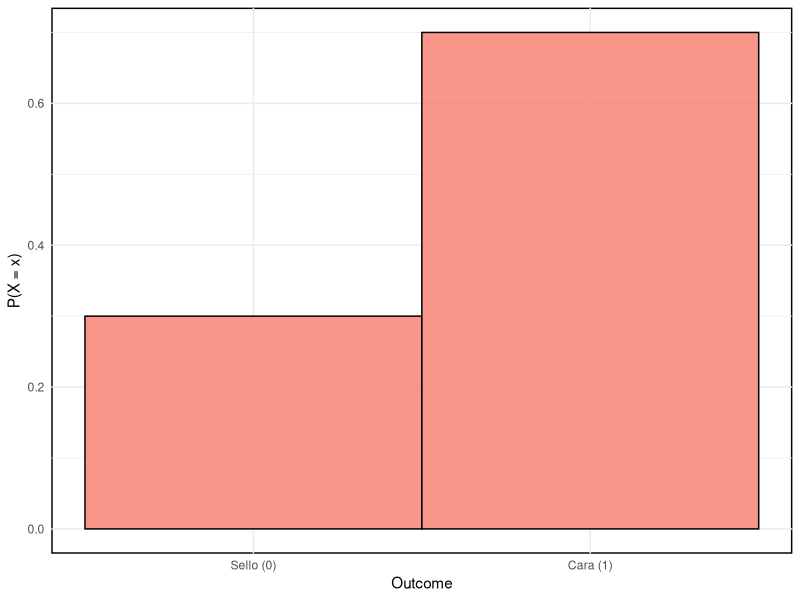
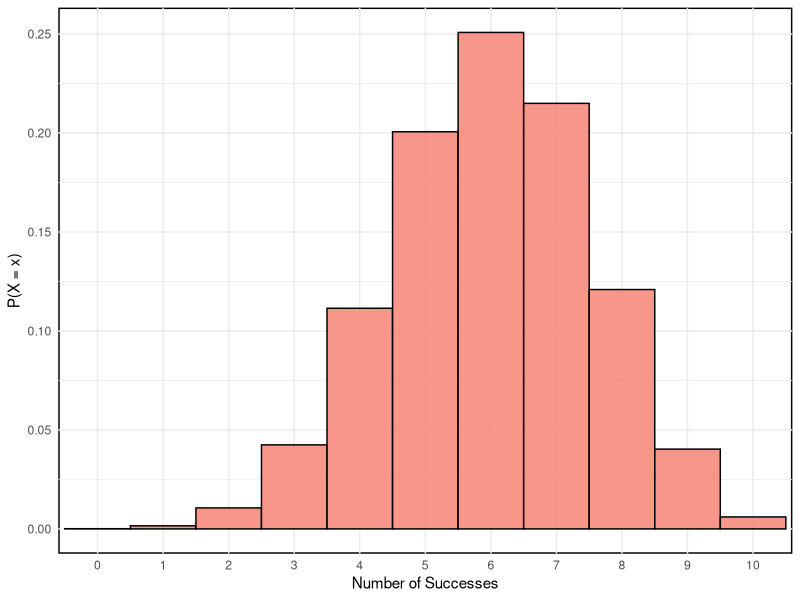
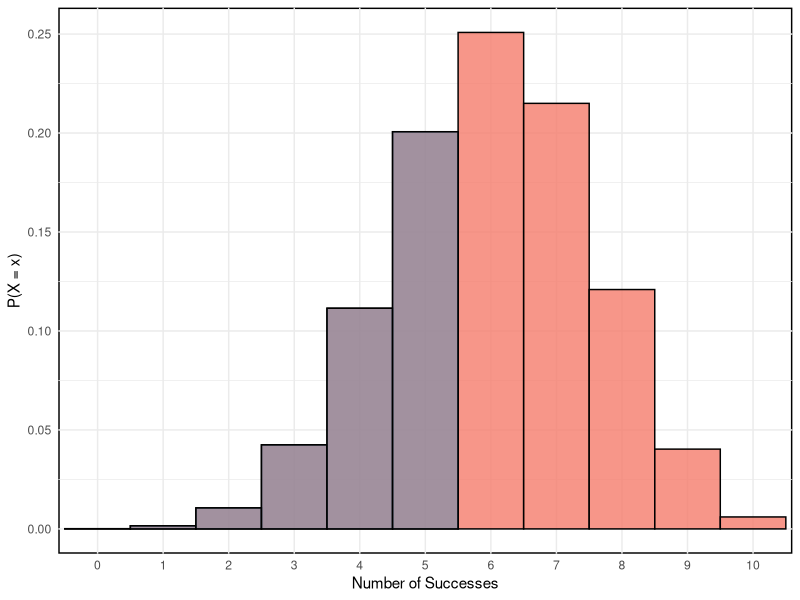
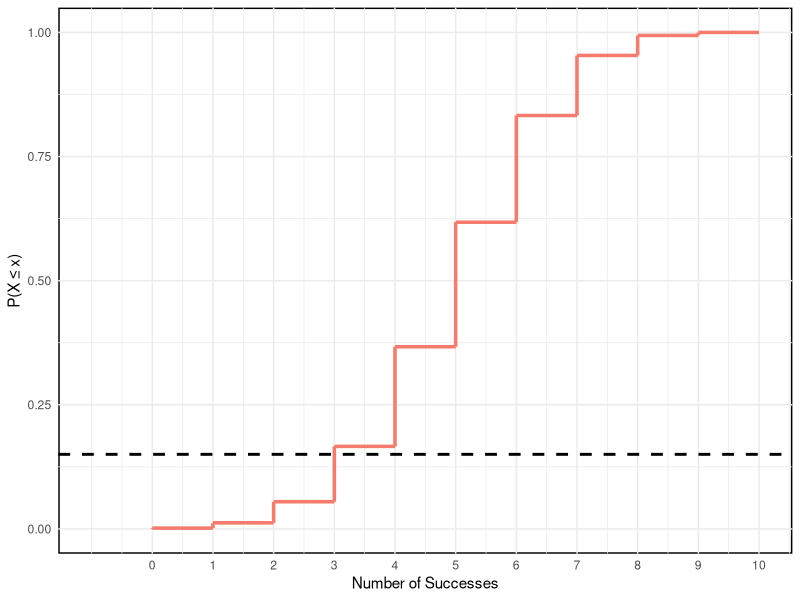

Reproduce these figures in R, in order.
## ---- chunk 1
primary_color   <- "#F57C6C"
secondary_color <- "#6A8EAE"
## ---- chunk 2

# Load necessary libraries
library(ggplot2)
library(RColorBrewer)

# Function to calculate the probability mass function (PMF) of a Bernoulli distribution
PMF_bernoulli <- function(x, p) {
  ifelse(x == 1, p, 1 - p)
}

# Define the parameter for the Bernoulli distribution
p <- 0.7      # Probability of success

# Create a data frame for plotting the PMF
x_values <- c(0, 1)  # Only two possible outcomes: 0 and 1
PMF_values <- PMF_bernoulli(x_values, p)
PMF_df <- data.frame(x = x_values, PMF = PMF_values)

# Create the ggplot with "Set1" color palette and transparency

ggplot(data = PMF_df, aes(x = factor(x), y = PMF)) +
  geom_bar(stat = "identity", color = "black", fill = primary_color, width = 1, alpha=0.8) +
  labs(x = "Outcome",
       y = "P(X = x)") +
  scale_x_discrete(labels = c("Sello (0)", "Cara (1)")) +
  scale_color_manual(values = primary_color) +
  scale_fill_manual(values = primary_color) +
  theme_minimal() +
  theme(panel.background = element_rect(color = "black", fill = NA, size = 1))  # This line adds the inner border

## ---- chunk 3
# set.seed(12347)
moneda <- rbinom(n=1, size=1, p=0.7)
print(moneda)
## ---- chunk 4
# set.seed(12347)
monedas <- rbinom(n=1000, size=1, p=0.7)
## ---- chunk 5
# set.seed(12347)
monedas <- rbinom(n=1000, size=1, p=0.7)
print(head(monedas,20))
print(paste("P(Cara) = ",mean(monedas)))
## ---- chunk 6

# Load necessary libraries
library(ggplot2)
library(RColorBrewer)

# Parameters for the binomial distribution
n <- 10       # Number of trials
p <- 0.6      # Probability of success

# Create a data frame for plotting the PMF
x_values <- 0:n  # Possible outcomes range from 0 to n
PMF_values <- dbinom(x_values, n, p)  # PMF for binomial distribution
PMF_df <- data.frame(x = x_values, PMF = PMF_values)

# Create the ggplot with "Set1" color palette and transparency
ggplot(data = PMF_df, aes(x = factor(x), y = PMF)) +
  geom_bar(stat = "identity", color = "black", fill = primary_color, width = 1, alpha=0.8) +
  labs(x = "Number of Successes",
       y = "P(X = x)") +
  scale_x_discrete(labels = as.character(0:10)) +
  scale_color_manual(values = "black") +
  scale_fill_manual(values = primary_color) +
  theme_minimal() +
  theme(panel.background = element_rect(color = "black", fill = NA, size = 1))  # This line adds the inner border

## ---- chunk 7

# Parameters for the binomial distribution
n <- 10       # Number of trials
p <- 0.6      # Probability of success

# Create a data frame for plotting the PMF
x_values <- 0:n  # Possible outcomes range from 0 to n
PMF_values <- dbinom(x_values, n, p)  # PMF for binomial distribution
PMF_df <- data.frame(x = x_values, PMF = PMF_values)

# Filter the dataframe to get bars from 0 to 5
overlay_df <- subset(PMF_df, x <= 5)

# Create the ggplot with "Set1" color palette and transparency
ggplot(data = PMF_df, aes(x = factor(x), y = PMF)) +
  geom_bar(stat = "identity", color = "black", fill = primary_color, width = 1, alpha=0.8) +
  geom_bar(data = overlay_df, aes(x = factor(x), y = PMF), stat = "identity", color = "black", fill = secondary_color, width = 1, alpha=0.6) +
  labs(x = "Number of Successes",
       y = "P(X = x)") +
  scale_x_discrete(labels = as.character(0:10)) +
  scale_color_manual(values = "black") +
  scale_fill_manual(values = c(primary_color, secondary_color)) +
  theme_minimal() +
  theme(panel.background = element_rect(color = "black", fill = NA, size = 1))  # This line adds the inner border

## ---- chunk 8

# Parameters for the binomial distribution
n <- 10       # Number of trials
p <- 0.6      # Probability of success

# Create a data frame for plotting the CDF
x_values <- 0:n  # Possible outcomes range from 0 to n
CDF_values <- pbinom(x_values, n, p)  # CDF for binomial distribution
CDF_df <- data.frame(x = x_values, CDF = CDF_values)

# Modify the dataframe to create segments for stepwise representation
CDF_df$start_x <- c(NA, head(CDF_df$x, -1))
CDF_df$start_CDF <- c(0, head(CDF_df$CDF, -1))

# Filter the dataframe to get values from 0 to 5 for the overlay
overlay_df <- subset(CDF_df, x <= 5)

# Create the ggplot
ggplot() +
  # Horizontal segments for CDF
  geom_hline(yintercept=0.1501822, linetype = "dashed",  size = 1) + 
  geom_segment(data = CDF_df, aes(x = start_x, y = CDF, xend = x, yend = CDF), color = primary_color, size = 1.2) +
  # Vertical segments for CDF
  geom_segment(data = CDF_df, aes(x = x-1, y = start_CDF, xend = x-1, yend = CDF), color = primary_color, size = 1.2) +
  labs(x = "Number of Successes", y = "P(X ≤ x)") +
  scale_x_continuous(breaks = 0:n) +
  theme_minimal() +
  theme(panel.background = element_rect(color = "black", fill = NA, size = 1))  # This line adds the inner border
